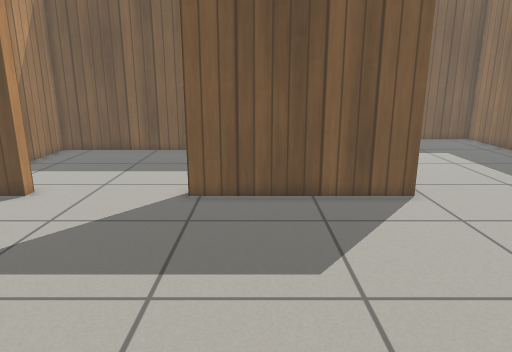
view 1 (above)

16 first-person views from a walk through a robot-simulator world made for Gazebo. The camera is 0.96 m above the floor, tilts 14° down and sees 70° across. The floor is counted in squares, 0.25 m on a side. Each view is taken from the middle of a square. On the plan, view 1 faces up. The plan holds only what a view shows up to about 20 squares ahead; the rest is blank. Simple patterns stand in for the simulator's built-in surfaces.

view 2
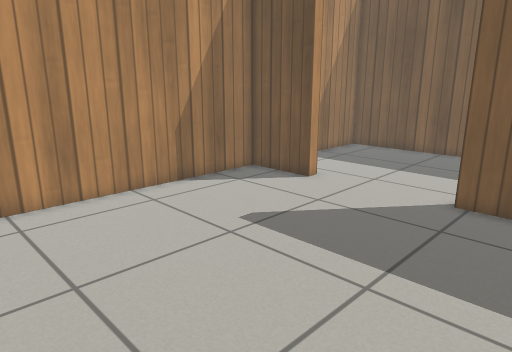

view 3
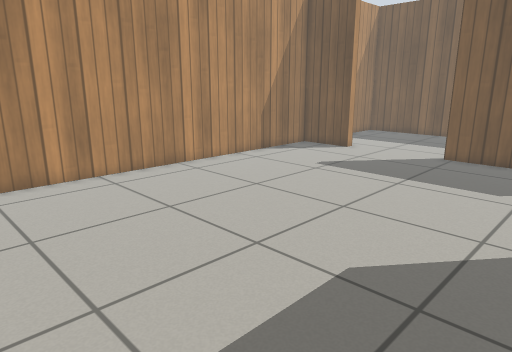

view 4
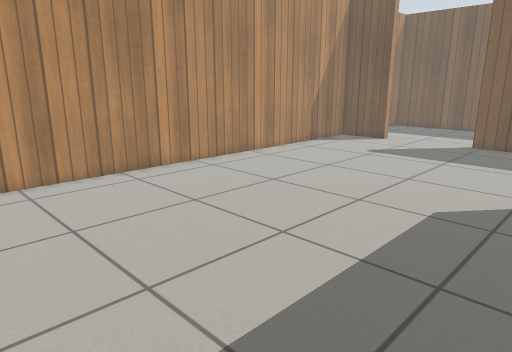

view 5
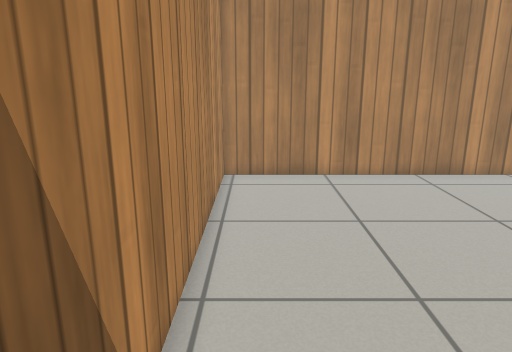

view 6
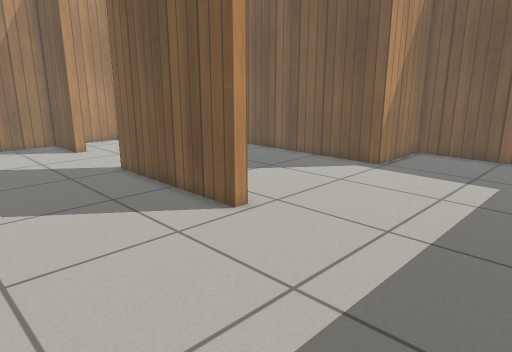

view 7
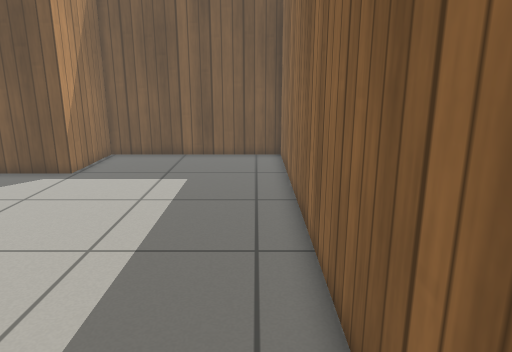

view 8
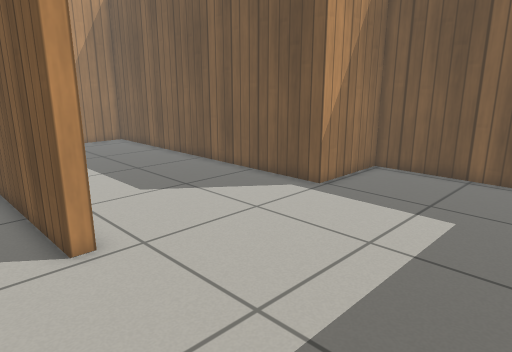

view 9
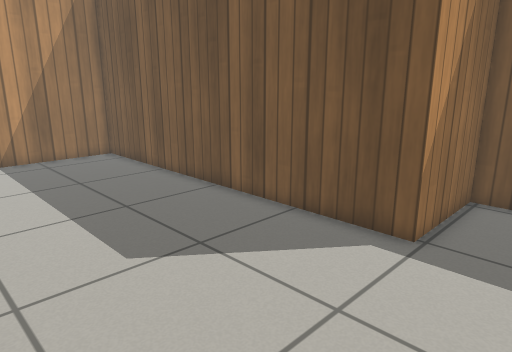

view 10
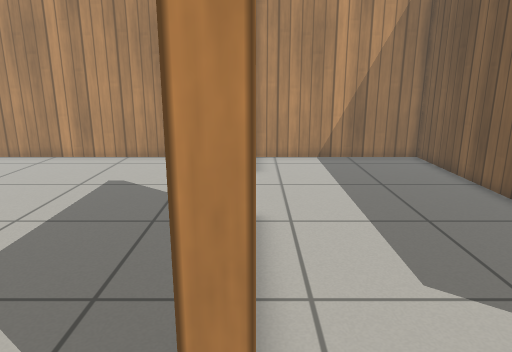

view 11
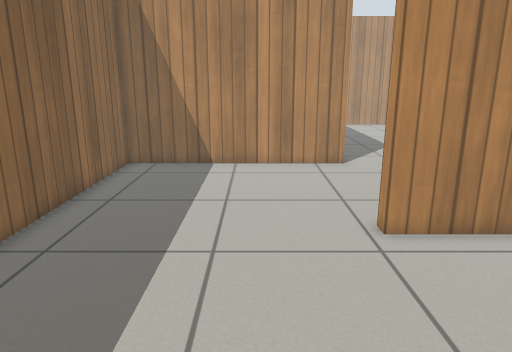

view 12
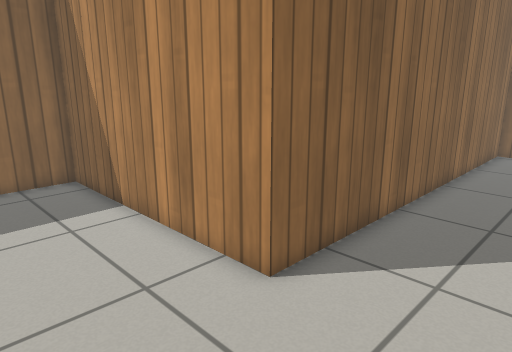

view 13
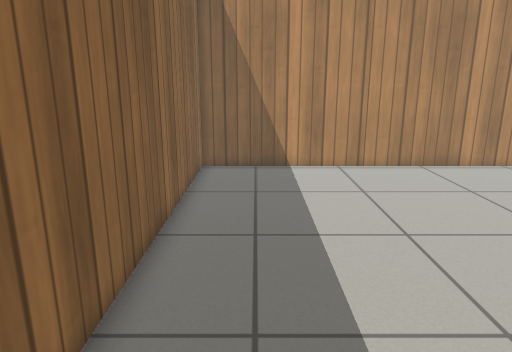

view 14
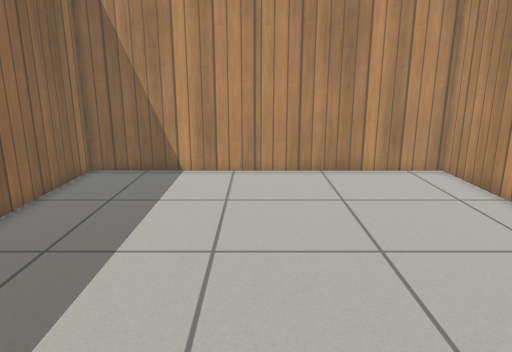

view 15
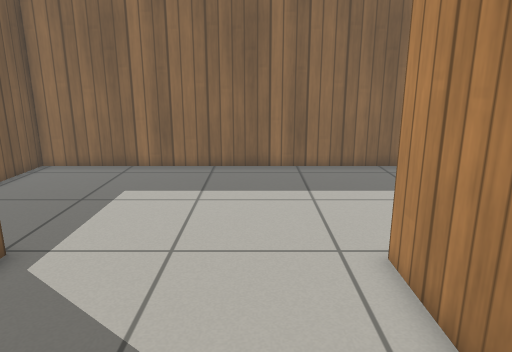

view 16
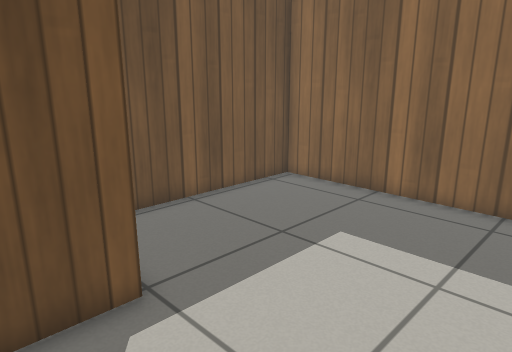

### Floor plan
Points are (right, up) in squares from view 1. A wall is a line through its corners. A room is listed if a view was taken in it or the views show most of it. See-through windows are left out.
Room 1 (views 1, 2, 3, 4, 5, 6, 7, 8, 9, 10, 11, 12, 13, 14, 15, 16)
walls: (1.6, 13) (5.6, 13) (5.6, 12.4) (-2.5, 12.4); (-8.2, 13.1) (-8.2, 12.4) (-11.6, 12.4) (-11.6, -14.4) (4.6, -14.4) (4.6, 4) (15.4, 4) (15.4, 26.4) (5.8, 26.4) (5.8, 21.8) (-11.6, 21.8) (-11.6, 13)

Where each view was taken, in squares from view 1:
view 1: 0 up, 0 right, facing up
view 2: 0 up, 1 right, facing up-left
view 3: 8 down, 4 right, facing up-left
view 4: 13 down, 4 right, facing up-left
view 5: 13 down, 4 right, facing left
view 6: 5 up, 14 right, facing up-left
view 7: 6 up, 14 right, facing up
view 8: 10 up, 14 right, facing up-left
view 9: 13 up, 9 right, facing up-left
view 10: 13 up, 8 right, facing left
view 11: 22 up, 9 right, facing down
view 12: 9 up, 0 right, facing down-right
view 13: 3 up, 2 right, facing down
view 14: 2 up, 3 left, facing down
view 15: 16 up, 2 left, facing right
view 16: 16 up, 3 right, facing up-right
